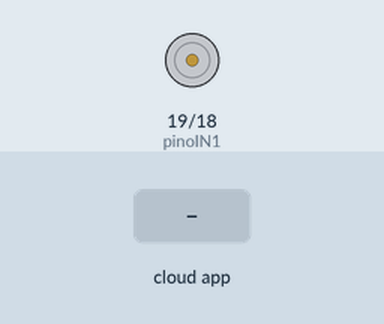
Recording of a sketch running on a simulated ESP32. Parts: motor-driver pin pairs drawn as motors (green arrow = first pin HIGH = forward, orange = second pin HIGH = backward, longer = more drive, scaled by the enable pin). The test bench sets the inputs (shaded band). The RemoteXY app is connected; what the sketch prints to the serial monitor is not drawn.

Above: at 1.2 s.
1.3 s: the phone or cloud app sets switch_power to 1
2.8 s: the phone or cloud app sets switch_sentido to 1
4.3 s: the phone or cloud app sets slider_vel to 25
At 5.5 s:
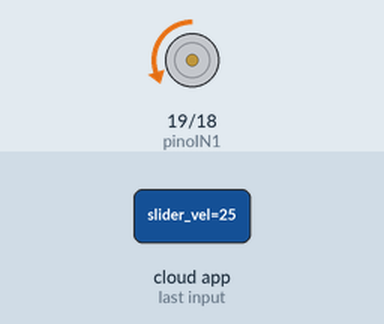
5.8 s: the phone or cloud app sets switch_sentido to 0
At 6.7 s:
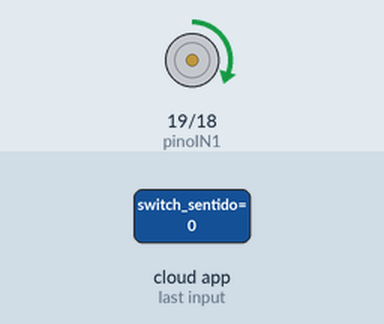
7.3 s: the phone or cloud app sets slider_vel to 50
At 7.7 s:
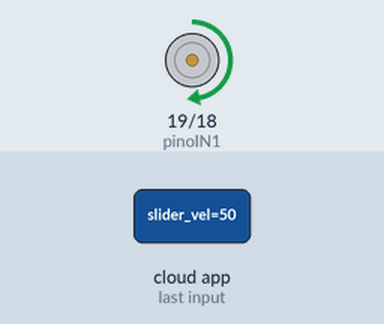
8.8 s: the phone or cloud app sets slider_vel to 100
At 9.1 s:
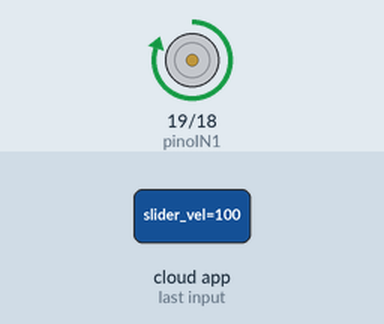
Timing chart, 0 to 11.3 s (numbered marks = the images above; inputs shaded):
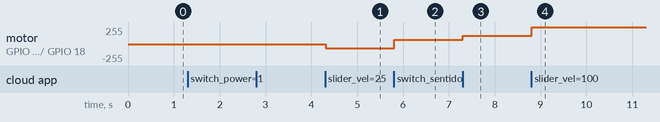

Measured:
- after the input at 4.3 s, motor on GPIO 19 (pinoIN1) / GPIO 18 (pinoIN2): stopped → backward 63/255 at once
- after the input at 5.8 s, motor on GPIO 19 (pinoIN1) / GPIO 18 (pinoIN2): backward 63/255 → forward 63/255 at once
- after the input at 7.3 s, motor on GPIO 19 (pinoIN1) / GPIO 18 (pinoIN2): forward 63/255 → forward 127/255 at once
- after the input at 8.8 s, motor on GPIO 19 (pinoIN1) / GPIO 18 (pinoIN2): forward 127/255 → forward 253/255 at once

The sketch:

MotorBluetooth2.i.ino
```cpp
/*
   PROJETO: Controle de Motor CC via Bluetooth Low Energy (BLE)
   COMPATIBILIDADE: iPhone (iOS) e Android
   HARDWARE: ESP32 + Driver Ponte H (L298N)

   INSTRUÇÕES DE USO:
   1. Instale o app "RemoteXY".
   2. Conecte no Bluetooth "ESP32_Motor_Final".
   3. Use a interface para controlar o motor.
*/

// =================================================================================
// 1. CONFIGURAÇÕES DE BIBLIOTECAS E BLUETOOTH
// =================================================================================

// Ela força o uso do modo BLE (Bluetooth Low Energy).
// Sem isso, o iPhone não enxerga o ESP32.
#define REMOTEXY_MODE__ESP32CORE_BLE

#include <BLEDevice.h>
#include <RemoteXY.h>

// Nome que vai aparecer na lista de Bluetooth do celular
#define REMOTEXY_BLUETOOTH_NAME "ESP32_Motor_Final"

// --- MAPA DA INTERFACE GRÁFICA ---
// Este array hexadecimal é gerado pelo site RemoteXY.
// Ele diz ao aplicativo onde desenhar os botões e o slider na tela.
#pragma pack(push, 1)
uint8_t RemoteXY_CONF[] =
  { 255,3,0,0,0,0,0,16,165,1,3,131,1,9,42,21,2,26,2,1,
  131,48,9,42,21,1,26,4,4,130,17,44,57,9,2,26 };

// --- ESTRUTURA DE DADOS (VINCULAÇÃO) ---
// Esta estrutura conecta os botões do celular com variáveis no ESP32.
// Quando você mexe no celular, essas variáveis mudam sozinhas aqui.
struct {
  uint8_t switch_power;   // Botão Ligar/Desligar (0 = Desligado, 1 = Ligado)
  uint8_t switch_sentido; // Chave de Sentido (0 = Direção A, 1 = Direção B)
  int8_t slider_vel;      // Slider de Velocidade (Vai de 0 a 100)
  uint8_t connect_flag;   // Indica se tem alguém conectado (1 = Sim, 0 = Não)
} RemoteXY;
#pragma pack(pop)


// =================================================================================
// 2. DEFINIÇÃO DE HARDWARE (PINOS)
// =================================================================================

// Pinos conectados na Ponte H (L298N)
const int pinoIN1 = 19; // Controla Direção A
const int pinoIN2 = 18; // Controla Direção B
const int pinoENA = 16; // Controla a Velocidade (PWM)

// =================================================================================
// 3. SETUP (CONFIGURAÇÕES INICIAIS)
// =================================================================================
void setup() {
  RemoteXY_Init();       // Inicia o serviço Bluetooth
  Serial.begin(115200);  // Inicia comunicação Serial para Debug no PC

  // Configura os pinos de direção como SAÍDA (Output)
  pinMode(pinoIN1, OUTPUT);
  pinMode(pinoIN2, OUTPUT);

  // --- CONFIGURAÇÃO DO PWM (Velocidade) ---
  // A função ledcAttach configura o pino para funcionar como PWM.
  // Sintaxe: ledcAttach(PINO, FREQUÊNCIA, RESOLUÇÃO);
  //
  // 1. PINO: pinoENA (GPIO 16)
  // 2. FREQUÊNCIA: 30000 Hz (30 kHz).

  // 3. RESOLUÇÃO: 8 bits.
  //    * 8 bits significa 2^8 = 256 níveis de controle.
  //    * Nossa velocidade irá de 0 (Parado) a 255 (Máxima potência).
  ledcAttach(pinoENA, 30000, 8);

  // Garante que o motor comece parado ao ligar a placa
  pararMotor();

  Serial.println("Sistema iniciado! Aguardando conexao Bluetooth...");
}


// =================================================================================
// 4. LOOP (LÓGICA DE CONTROLE)
// =================================================================================
void loop() {

  RemoteXY_Handler();

  // --- LÓGICA DE LIGAR / DESLIGAR ---
  // Verifica se o interruptor principal está desligado (0)
  if (RemoteXY.switch_power == 0) {
    pararMotor(); // Se desligado, corta tudo.
  }
  else {

    int velocidade = RemoteXY.slider_vel * 2.55;

    // --- TRAVAS DE SEGURANÇA ---
    // Garante que a variável nunca ultrapasse os limites do PWM
    if (velocidade > 255) velocidade = 255;
    if (velocidade < 0) velocidade = 0;

    // --- APLICAÇÃO DA VELOCIDADE (DUTY CYCLE) ---
    // A função ledcWrite altera o "Duty Cycle" (Ciclo de Trabalho).

    ledcWrite(pinoENA, velocidade);

    // --- LÓGICA DE SENTIDO (PONTE H) ---
    // Verifica a chave de sentido no app
    if (RemoteXY.switch_sentido == 0) {
      // Sentido Horário (Frente)
      // Para girar, um lado deve ser HIGH e o outro LOW.
      digitalWrite(pinoIN1, HIGH);
      digitalWrite(pinoIN2, LOW);
    } else {
      // Sentido Anti-Horário (Trás)
      // Invertemos a polaridade: IN1 vira LOW e IN2 vira HIGH.
      digitalWrite(pinoIN1, LOW);
      digitalWrite(pinoIN2, HIGH);
    }
  }

  // Pequeno atraso para não sobrecarregar o processador
  delay(10);
}

// =================================================================================
// 5. FUNÇÕES AUXILIARES
// =================================================================================


void pararMotor() {
  digitalWrite(pinoIN1, LOW);  // Desliga saida 1
  digitalWrite(pinoIN2, LOW);  // Desliga saida 2
  ledcWrite(pinoENA, 0);       // Zera o PWM (Velocidade 0)
}
```
